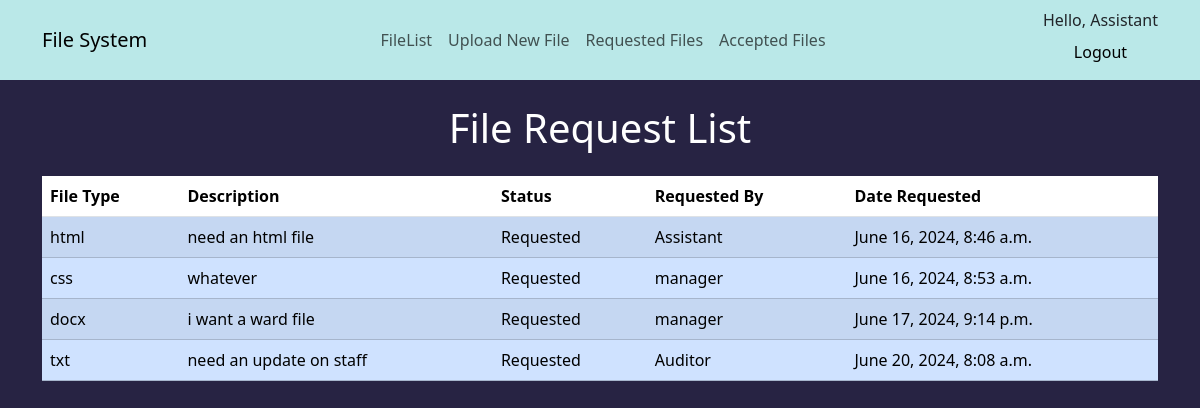
The page /file-requests/ (signed in) on the database its author committed.
### DocumentFlow/models.py (models this page shows)
class FileRequest(models.Model):
    REQUESTED = 'Requested'
    APPROVED = 'Approved'
    STATUS_CHOICES = [
        (REQUESTED, 'Requested'),
        (APPROVED, 'Approved'),
    ]
    description = models.TextField()
    file_type = models.CharField(max_length=100)
    requested_by = models.ForeignKey(User, on_delete=models.CASCADE, related_name='file_requests')
    date_requested = models.DateTimeField(auto_now_add=True)
    status = models.CharField(max_length=20, choices=STATUS_CHOICES, default=REQUESTED)

### DocumentFlow/views.py (the view)
# urls.py: path('file-requests/', views.file_request_list, name='file_request_list'),
@login_required
def file_request_list(request):
    requests = FileRequest.objects.all()
    return render(request, 'DocumentFlow/file_request_list.html', {'requests': requests})

### DocumentFlow/templates/DocumentFlow/file_request_list.html (shortened to what this page needs)
{% extends "DocumentFlow/main.html" %}
{% block content %}
<div class="container mt-4">
    <h1 class="text-white text-center mb-4">File Request List</h1>
    <div class="table-responsive">
        <table class="table table-striped table-hover">
            <thead class="thead-dark">
                <tr>
                    <th>File Type</th>
                    <th>Description</th>
                    <th>Status</th>
                    <th>Requested By</th>
                    <th>Date Requested</th>
                </tr>
            </thead>
            <tbody>
                {% for request in requests %}
                    <tr class="table-primary">
                        <td>{{ request.file_type }}</td>
                        <td>{{ request.description }}</td>
                        <td>{{ request.status }}</td>
                        <td>{{ request.requested_by }}</td>
                        <td>{{ request.date_requested }}</td>
                    </tr>
                {% endfor %}
            </tbody>
        </table>
    </div>
</div>
{% endblock %}

### DocumentFlow/templates/DocumentFlow/navbar.html (shortened to what this page needs)
<nav class="navbar sticky-top navbar-expand-lg navbar-light" style="background-color:#bae8e8">
  <div class="container">
    <a class="navbar-brand" href="">File System</a>
    <div class="collapse navbar-collapse justify-content-between" id="navbarNav">
      <ul class="navbar-nav mx-auto">
        <li class="nav-item active">
          <a class="nav-link" href="{% url "file_list" %}">FileList</a>
        </li>
        <li class="nav-item">
          {% if request.user.groups.all.0.name == "Assistant" or request.user.groups.all.0.name == "Auditor" %}
          <a class="nav-link" href="{% url 'upload_file' %}">Upload New File</a>
          {% endif %}
        </li>
        <li class="nav-item">
          <a class="nav-link" href="{% url "file_request_list" %}">Requested Files</a>
        </li>
          <li class="nav-item">
            <a class="nav-link" href="{% url "accepted_file_list" %}">Accepted Files</a>
          </li>
      </ul>
        <ul class="navbar-nav">
          <li class="nav-item">
            <span class="hello-msg">Hello, {{request.user}}</span>
            <a class="nav-link btn btn-info text-black ml-auto" href="{% url 'logout' %}">Logout</a>
          </li>
        </ul>
    </div>
  </div>
</nav>

### DocumentFlow/templates/DocumentFlow/main.html (style rules this page uses)
body { background-color : #272343; }

### rows shown on the page
FileRequest: file_type "html", description "need an html file", status "Requested", requested_by "Assistant", date_requested "June 16, 2024, 8:46 a.m."
FileRequest: file_type "css", description "whatever", status "Requested", requested_by "manager", date_requested "June 16, 2024, 8:53 a.m."
FileRequest: file_type "docx", description "i want a ward file", status "Requested", requested_by "manager", date_requested "June 17, 2024, 9:14 p.m."
FileRequest: file_type "txt", description "need an update on staff", status "Requested", requested_by "Auditor", date_requested "June 20, 2024, 8:08 a.m."

### other values the page prints
{{ request.user }} "Assistant"
